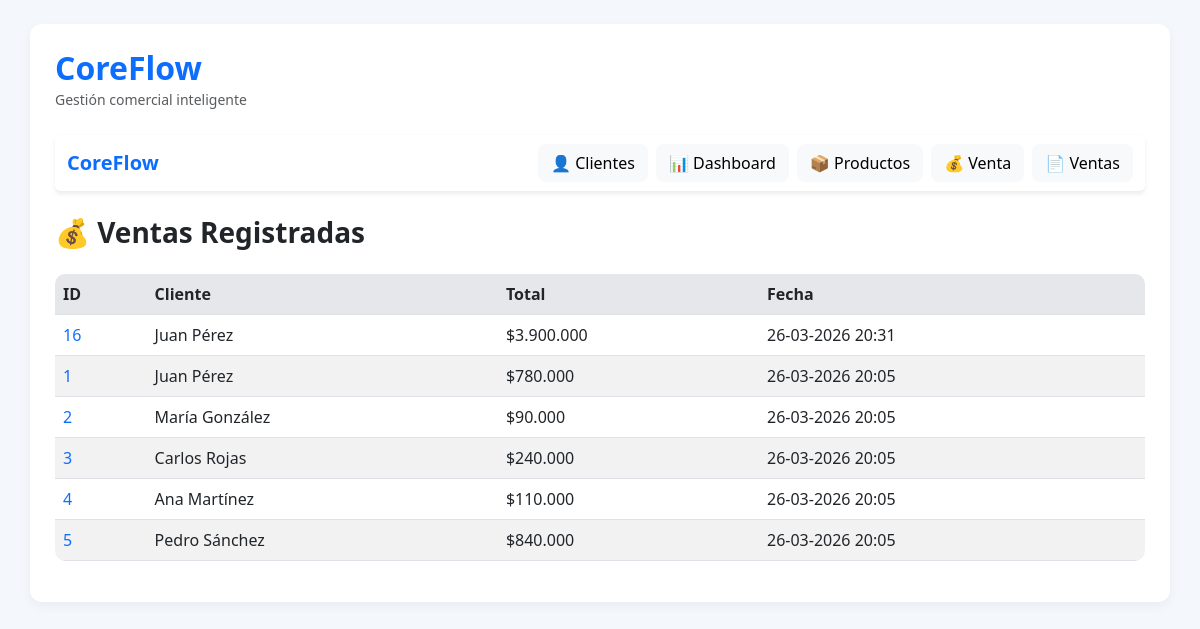
The app's page /ventas with its own data.
### models.py (models this page shows)
class Venta(db.Model):
    __tablename__ = 'ventas'
    id = db.Column(db.Integer, primary_key=True)
    cliente_id = db.Column(db.Integer, db.ForeignKey('clientes.id'), nullable=False)
    fecha = db.Column(db.DateTime, default=datetime.utcnow)
    total = db.Column(db.Float, default=0)
    cliente = db.relationship('Cliente', backref='ventas')

class Cliente(db.Model):
    __tablename__ = 'clientes'
    id = db.Column(db.Integer, primary_key=True)
    nombre = db.Column(db.String(100), nullable=False)
    email = db.Column(db.String(120))
    telefono = db.Column(db.String(50))
    empresa = db.Column(db.String(100))
    fecha_creacion = db.Column(db.DateTime, default=datetime.utcnow)
    interacciones = db.relationship('Interaccion', backref='cliente', lazy=True)

### app.py (the view)
@app.route('/ventas')
def listar_ventas():
    ventas = Venta.query.order_by(Venta.fecha.desc()).all()
    return render_template('ventas.html', ventas=ventas)

### app.py (called while the page is built)
@app.template_filter('clp')
def format_clp(value):
    return f"${value:,.0f}".replace(",", ".")

@app.template_filter('fecha')
def format_fecha(value):
    return value.strftime('%d-%m-%Y %H:%M')

### templates/ventas.html
{% extends 'base.html' %}
{% block content %}
<h3 class="mb-4">💰 Ventas Registradas</h3>
<div class="table-responsive">
    <table class="table table-striped">
        <tr>
            <th>ID</th>
            <th>Cliente</th>
            <th>Total</th>
            <th>Fecha</th>
        </tr>
        {% for v in ventas %}
        <tr>
            <td>
                <a href="{{ url_for('detalle_venta', id=v.id) }}">
                    {{ v.id }}
                </a>
            </td>
            <td>{{ v.cliente.nombre }}</td>
            <td>{{ v.total | clp }}</td>
            <td>{{ v.fecha | fecha }}</td>
        </tr>
        {% endfor %}
    </table>
</div>
{% endblock %}

### static/styles.css (style rules this page uses)
body { background-color: #f4f7fb; font-family: 'Segoe UI', Tahoma, Geneva, Verdana, sans-serif; }
.table { background: white; border-radius: 10px; overflow: hidden; }
.table th { background-color: #f1f3f6; font-weight: 600; }
h2, h3 { font-weight: 600; }
a { text-decoration: none; }

### records on screen
Venta: id "16", cliente.nombre "Juan Pérez", total|clp "$3.900.000", fecha|fecha "26-03-2026 20:31"
Venta: id "1", cliente.nombre "Juan Pérez", total|clp "$780.000", fecha|fecha "26-03-2026 20:05"
Venta: id "2", cliente.nombre "María González", total|clp "$90.000", fecha|fecha "26-03-2026 20:05"
Venta: id "3", cliente.nombre "Carlos Rojas", total|clp "$240.000", fecha|fecha "26-03-2026 20:05"
Venta: id "4", cliente.nombre "Ana Martínez", total|clp "$110.000", fecha|fecha "26-03-2026 20:05"
Venta: id "5", cliente.nombre "Pedro Sánchez", total|clp "$840.000", fecha|fecha "26-03-2026 20:05"
